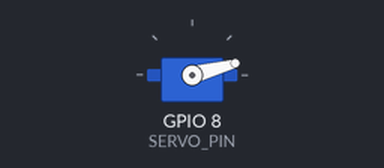
Bench run of a sketch on a simulated ESP32-S3. Shown: servo. I2S audio is not simulated (input reads silence); what the sketch prints to the serial monitor is not drawn.

Above: at 1.6 s.
At 18.37 s:
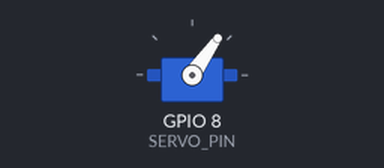
At 22.69 s:
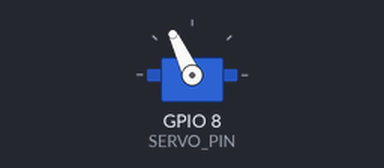
At 38.89 s:
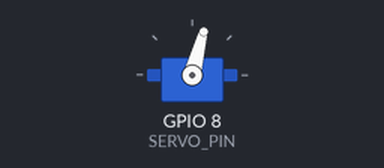
Timing chart, 0 to 40.0 s (numbered marks = the images above):
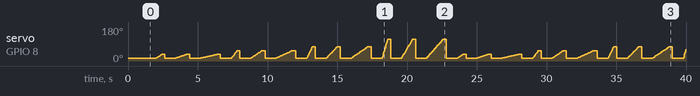

The sketch:

servo_step_test.ino
```cpp
// servo_step_test.ino
// ESP32-S3 Supermini + INMP441 + positional hobby servo (SG92R).
//
// Why this exists, separately from servo_mic_test:
// The sweep in servo_mic_test steps 1 degree at a time and assumes each step
// makes a tick, so a command every 20 ms should give 50 ticks a second. The
// recording says otherwise: bursts arrive at roughly 14 Hz, about one per
// three and a half commands. The suspected reason is the servo's deadband.
// One degree is ~5.5 us of pulse width on a 1000-2000 us range, which is at or
// under what an SG92R will act on, so the commanded error has to accumulate
// over several steps before the servo moves at all.
//
// If that is right, the tick rate is set by step SIZE against the deadband, not
// by how often commands are sent. So: hold the number of steps fixed, vary the
// size of each step and the interval between them, and see which one the tick
// rate follows. Step sizes at or above the deadband should tick once per
// command, at exactly 1000/interval Hz.
//
// Same wiring, same serial protocol and same JSON plan shape as servo_mic_test,
// so analyze.py reads this without changes. p1 = step size in degrees,
// p2 = interval between steps in ms.
//
// Wiring (avoid ESP32-S3 strapping pins 0/3/45/46):
//   INMP441   VDD->3V3  GND->GND  L/R->GND (left ch)  WS->GPIO12  SCK->GPIO11  SD->GPIO13
//   Servo     signal->GPIO8  power from the board's 5V pin, share ground.

#include <ESP32Servo.h>
#include <driver/i2s.h>

#define VERSION "1.0"

#define I2S_WS    12
#define I2S_SD    13
#define I2S_SCK   11
#define SERVO_PIN 8

#define SAMPLE_RATE 32000
#define I2S_PORT    I2S_NUM_0
// One extra bit of headroom over servo_mic_test. Bigger steps hit noticeably
// harder: move RMS ran 44/79/148/246 for 1/2/3/5 degree steps, and at >>16 the
// 5 degree ticks clipped. There is ~46 dB of signal over the room in the band
// that matters, so trading 6 dB of level for headroom costs nothing here.
#define MIC_SHIFT   17

Servo servo;

// ---------------- Test parameters ----------------
// Steps are held constant so every event lasts steps*interval and the travel
// is what changes with step size. Largest travel is 30 x 5 = 150 deg, which
// from HOME_ANGLE lands at 165, inside the servo's range.
const int stepSizes[]     = {1, 2, 3, 5};      // degrees per step
const int stepIntervals[] = {20, 40, 60};      // ms between steps
// 20 steps keeps the largest travel at 5 x 20 = 100 deg, landing at 115 rather
// than the 165 the first version reached. No stall was measured there, but 165
// is close enough to the end stop that a unit with less travel would grind.
const int STEPS   = 20;
const int REPEATS = 3;

const uint32_t GAP_MS    = 900;
const uint32_t SETTLE_MS = 100;
const int HOME_ANGLE      = 15;
const int SERVO_MIN_ANGLE = 0;
const int SERVO_MAX_ANGLE = 180;

struct LogEvent { char type; int p1; int p2; uint32_t start_ms; uint32_t dur_ms; };
LogEvent logEvents[64];
int logLen = 0;

struct Cmd { uint32_t time_ms; int angle; };
Cmd cmds[2048];
int cmdLen = 0;
uint32_t totalDuration = 0;

void halt(const char *msg, int value) {
  while (true) {
    Serial.printf("FATAL: %s (%d)\n", msg, value);
    Serial.flush();
    delay(1000);
  }
}

void addCmd(uint32_t t, int angle) {
  if (angle < SERVO_MIN_ANGLE || angle > SERVO_MAX_ANGLE)
    halt("commanded angle outside servo range", angle);
  if (cmdLen >= (int)(sizeof(cmds)/sizeof(cmds[0])))
    halt("cmds array full", cmdLen);
  cmds[cmdLen++] = {t, angle};
}

void buildPlan() {
  uint32_t t = 500;
  for (int r = 0; r < REPEATS; r++) {
    for (int z = 0; z < (int)(sizeof(stepSizes)/sizeof(int)); z++) {
      for (int v = 0; v < (int)(sizeof(stepIntervals)/sizeof(int)); v++) {
        int size = stepSizes[z], interval = stepIntervals[v];
        uint32_t moveDur = (uint32_t)STEPS * interval;
        uint32_t window  = moveDur + SETTLE_MS;

        if (logLen >= (int)(sizeof(logEvents)/sizeof(logEvents[0])))
          halt("logEvents array full", logLen);
        logEvents[logLen++] = {'S', size, interval, t, window};

        for (int i = 1; i <= STEPS; i++)
          addCmd(t + (uint32_t)(i - 1) * interval, HOME_ANGLE + i * size);

        addCmd(t + window + SETTLE_MS, HOME_ANGLE);
        t += window + GAP_MS;
      }
    }
  }
  totalDuration = t + 500;

  for (int i = 1; i < cmdLen; i++)
    if (cmds[i].time_ms < cmds[i-1].time_ms)
      halt("cmds are not in time order", i);
}

void printPlanJson() {
  Serial.printf("{\"sample_rate\":%d,\"events\":[", SAMPLE_RATE);
  for (int i = 0; i < logLen; i++) {
    Serial.printf("{\"i\":%d,\"type\":\"%c\",\"p1\":%d,\"p2\":%d,\"start_ms\":%lu,\"dur_ms\":%lu}%s",
      i, logEvents[i].type, logEvents[i].p1, logEvents[i].p2,
      (unsigned long)logEvents[i].start_ms, (unsigned long)logEvents[i].dur_ms,
      (i < logLen - 1) ? "," : "");
  }
  Serial.printf("],\"total_ms\":%lu}\n", (unsigned long)totalDuration);
  Serial.println("===AUDIO_START===");
}

void i2sInit() {
  i2s_config_t cfg = {
    .mode = (i2s_mode_t)(I2S_MODE_MASTER | I2S_MODE_RX),
    .sample_rate = SAMPLE_RATE,
    .bits_per_sample = I2S_BITS_PER_SAMPLE_32BIT,
    .channel_format = I2S_CHANNEL_FMT_ONLY_LEFT,
    .communication_format = I2S_COMM_FORMAT_STAND_I2S,
    .intr_alloc_flags = 0,
    .dma_buf_count = 8,
    .dma_buf_len = 256,
    .use_apll = false
  };
  i2s_pin_config_t pins = {
    .bck_io_num = I2S_SCK,
    .ws_io_num = I2S_WS,
    .data_out_num = I2S_PIN_NO_CHANGE,
    .data_in_num = I2S_SD
  };
  i2s_driver_install(I2S_PORT, &cfg, 0, NULL);
  i2s_set_pin(I2S_PORT, &pins);
}

void setup() {
  Serial.begin(921600);
  delay(1500);

  Serial.println("=== servo step-size test v" VERSION " ===");
  Serial.println("Does tick rate follow step size or step interval? JSON plan, then raw 16-bit PCM");
  Serial.println("https://github.com/sui001/Servo-notes");

  servo.setPeriodHertz(50);
  servo.attach(SERVO_PIN, 1000, 2000);
  servo.write(HOME_ANGLE);

  i2sInit();
  buildPlan();
  printPlanJson();
}

int cmdIdx = 0;
uint32_t t0;
bool started = false;

void loop() {
  if (!started) { t0 = millis(); started = true; }
  uint32_t now = millis() - t0;

  while (cmdIdx < cmdLen && now >= cmds[cmdIdx].time_ms) {
    servo.write(cmds[cmdIdx].angle);
    cmdIdx++;
  }

  static int32_t raw[128];
  size_t bytesRead = 0;
  i2s_read(I2S_PORT, raw, sizeof(raw), &bytesRead, 0);
  int n = bytesRead / sizeof(int32_t);
  if (n > 0) {
    static int16_t out[128];
    for (int i = 0; i < n; i++) {
      int32_t s = raw[i] >> MIC_SHIFT;
      if (s >  32767) s =  32767;
      if (s < -32768) s = -32768;
      out[i] = (int16_t)s;
    }
    Serial.write((uint8_t*)out, n * sizeof(int16_t));
  }
}
```
